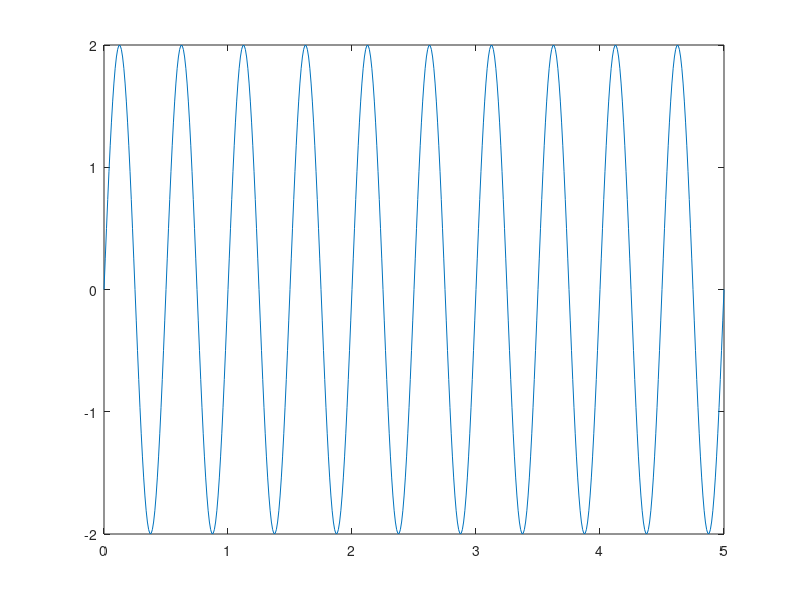
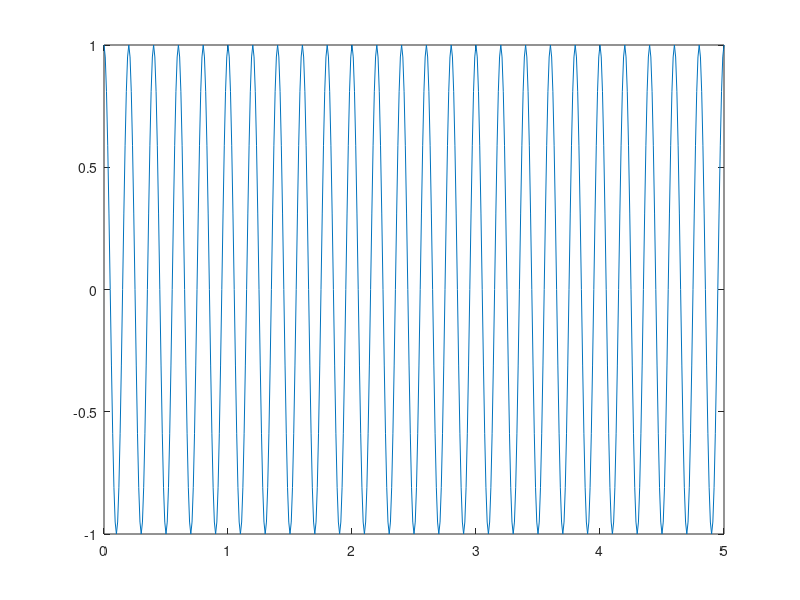
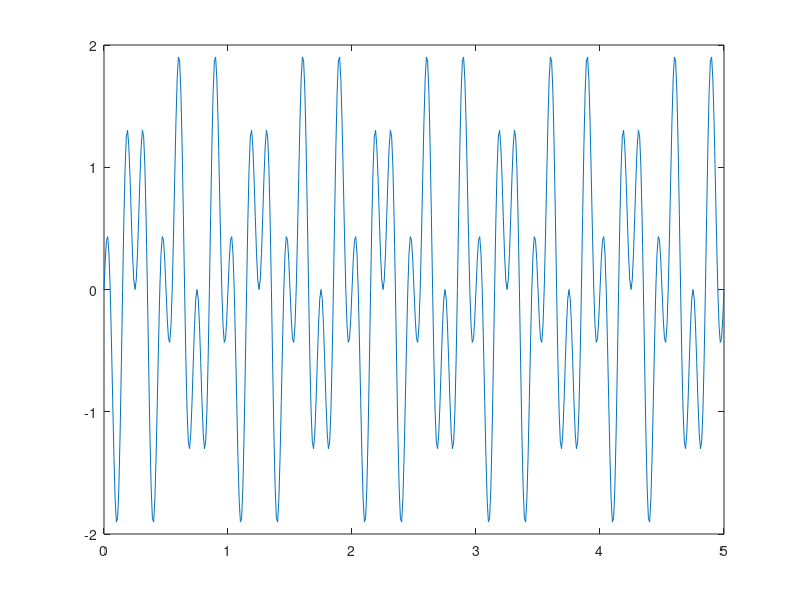
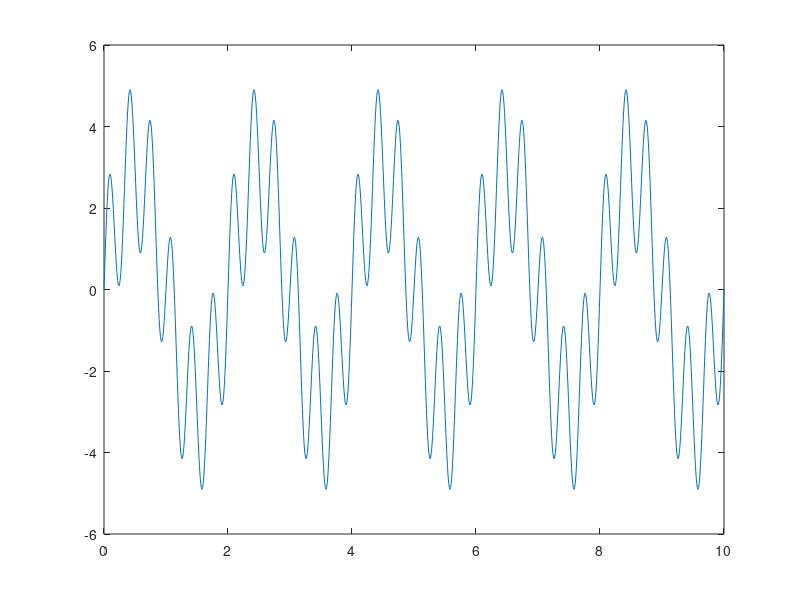

Write MATLAB code to recreate these figures, in order. (Note: this script raises an error after producing the figures.)
%% Ex1

%alinea a)
Ta = 0.01;
tx = 0:Ta:5;                % cria uma matriz/array de n colunas e 1 linha 
x = 2*sin(4*pi*tx);         % t = inicial:intervalo:final
                            % Quando o intervalo é igual a 1 este pode ser
%alinea b)                  % omitido
y = cos(10*pi*tx);

%alinea c)
z = x.*y; % mutiplicação ponto a ponto

%alinea d)
tw = 0:Ta:10;
w = 3*sin(pi*tw) + 2*sin(6*pi*tw);

%alinea e)
t1 = 0:Ta:5;
t2 = 0:Ta:5;
N = length(t1);
q = zeros(N,N);
for i=1:N
   q(:,i) = 2*sin(2*pi*(2*t1+2*t2(i)));
end

% whos x ---> lista atributos da variavel


%% Ex2
figure;
plot(tx, x);
figure;
plot(tx, y);
figure;
plot(tx, z);
figure;
plot(tw, w);
figure;
mesh(t1,t2,q);
colorbar;
% Maior tempo de amostragem ----> representação menos accurate do sinal mas
% ocupa menos memoria
% Mais rapido

%% Ex3

Ta = 0.01;
tx = 0:Ta:5;                
x = 2*sin(4*pi*tx); 
y = cos(10*pi*tx);
z = x.*y;

tw = 0:Ta:10;
w = 3*sin(pi*tw) + 2*sin(6*pi*tw);

figure(6);
subplot(4, 1, 1), plot(tx, x, 'R-', LineWidth=0.5);
subplot(4, 1, 2), plot(tx, y, 'B--', LineWidth=2);
subplot(4, 1, 3), plot(tx, z, 'G-o', LineWidth=0.5);
subplot(4, 1, 4), plot(tw, w, 'Y-', LineWidth=3);

%% Ex4

Ta = 1/25;
t = 0:Ta:5;
x1 = -5:Ta:5;
x2 = -5:Ta:5;
N = length(t);
N1 = length(x1);
r = zeros(N,N1);

for n = 1:N
    tic
    for i = 1:N1
        r(i, :) = 2*sin(2*pi * sqrt(x1(i)^2 + x2.^2) - 2*pi*t(n));
    end
    mesh(x1, x2, r)
    view(2) % vista em 2D
    drawnow()
    pause(Ta-toc)
end



